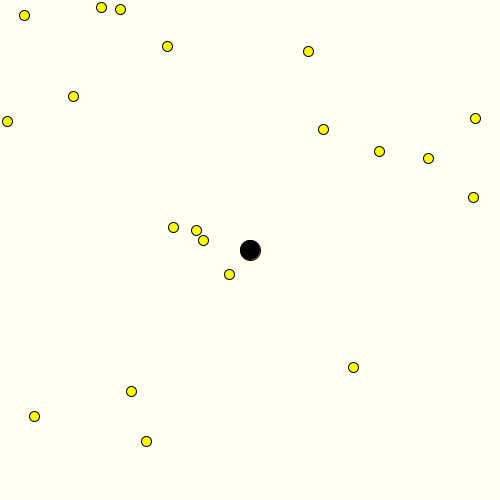
Frame 1 (no input)
Frame 60 (the mouse pressed at the canvas centre just before this capture): identical to frame 1, image omitted
Frame 120 (the mouse held since frame 60 and released just before this capture): identical to frame 1, image omitted

The Processing sketch that drew this single still picture (run headless with seeded random() and noise(); from frame 60 on, the mouse is pressed at the canvas centre):

// Processing sketch: week12_5_3_black_hole_many_objects
// ── week12_5_3_black_hole_many_objects.pde
//有個大黑洞,可以吸進很多物質,然後越來越大
//Q:如何用 keyboard 來移動黑洞

float [] objectX = new float[20];
float [] objectY = new float[20];
void setup(){
  size(500,500);
  for(int i=0; i<20; i++){
    objectX[i]=random(500);
    objectY[i]=random(500);
  }
}
void draw(){
  background(#FFFFF2);
  fill(255,255,0);
  for(int i=0; i<20; i++){
    ellipse(objectX[i],objectY[i], 10, 10);
    if( dist(holeX,holeY, objectX[i],objectY[i])< (holeW+10)/2 ){
      holeW+=10;
      holeH+=10;
      objectX[i]=-100;
      objectY[i]=-100;
    }
  }

  fill(0);
  ellipse(holeX,holeY, holeW, holeH);
  holeX += holeVX;
  holeY += holeVY;
}
int holeX=250, holeY=250, holeW=20, holeH=20, holeVX=0, holeVY=0;
void keyPressed(){
  if(keyCode==LEFT) holeVX=-1;
  if(keyCode==RIGHT) holeVX=1;
  if(keyCode==UP) holeVY=-1;
  if(keyCode==DOWN) holeVY=1;
}
void keyReleased(){
  if(keyCode==LEFT) holeVX=0;
  if(keyCode==RIGHT) holeVX=0;
  if(keyCode==UP) holeVY=0;
  if(keyCode==DOWN) holeVY=0;  
}
